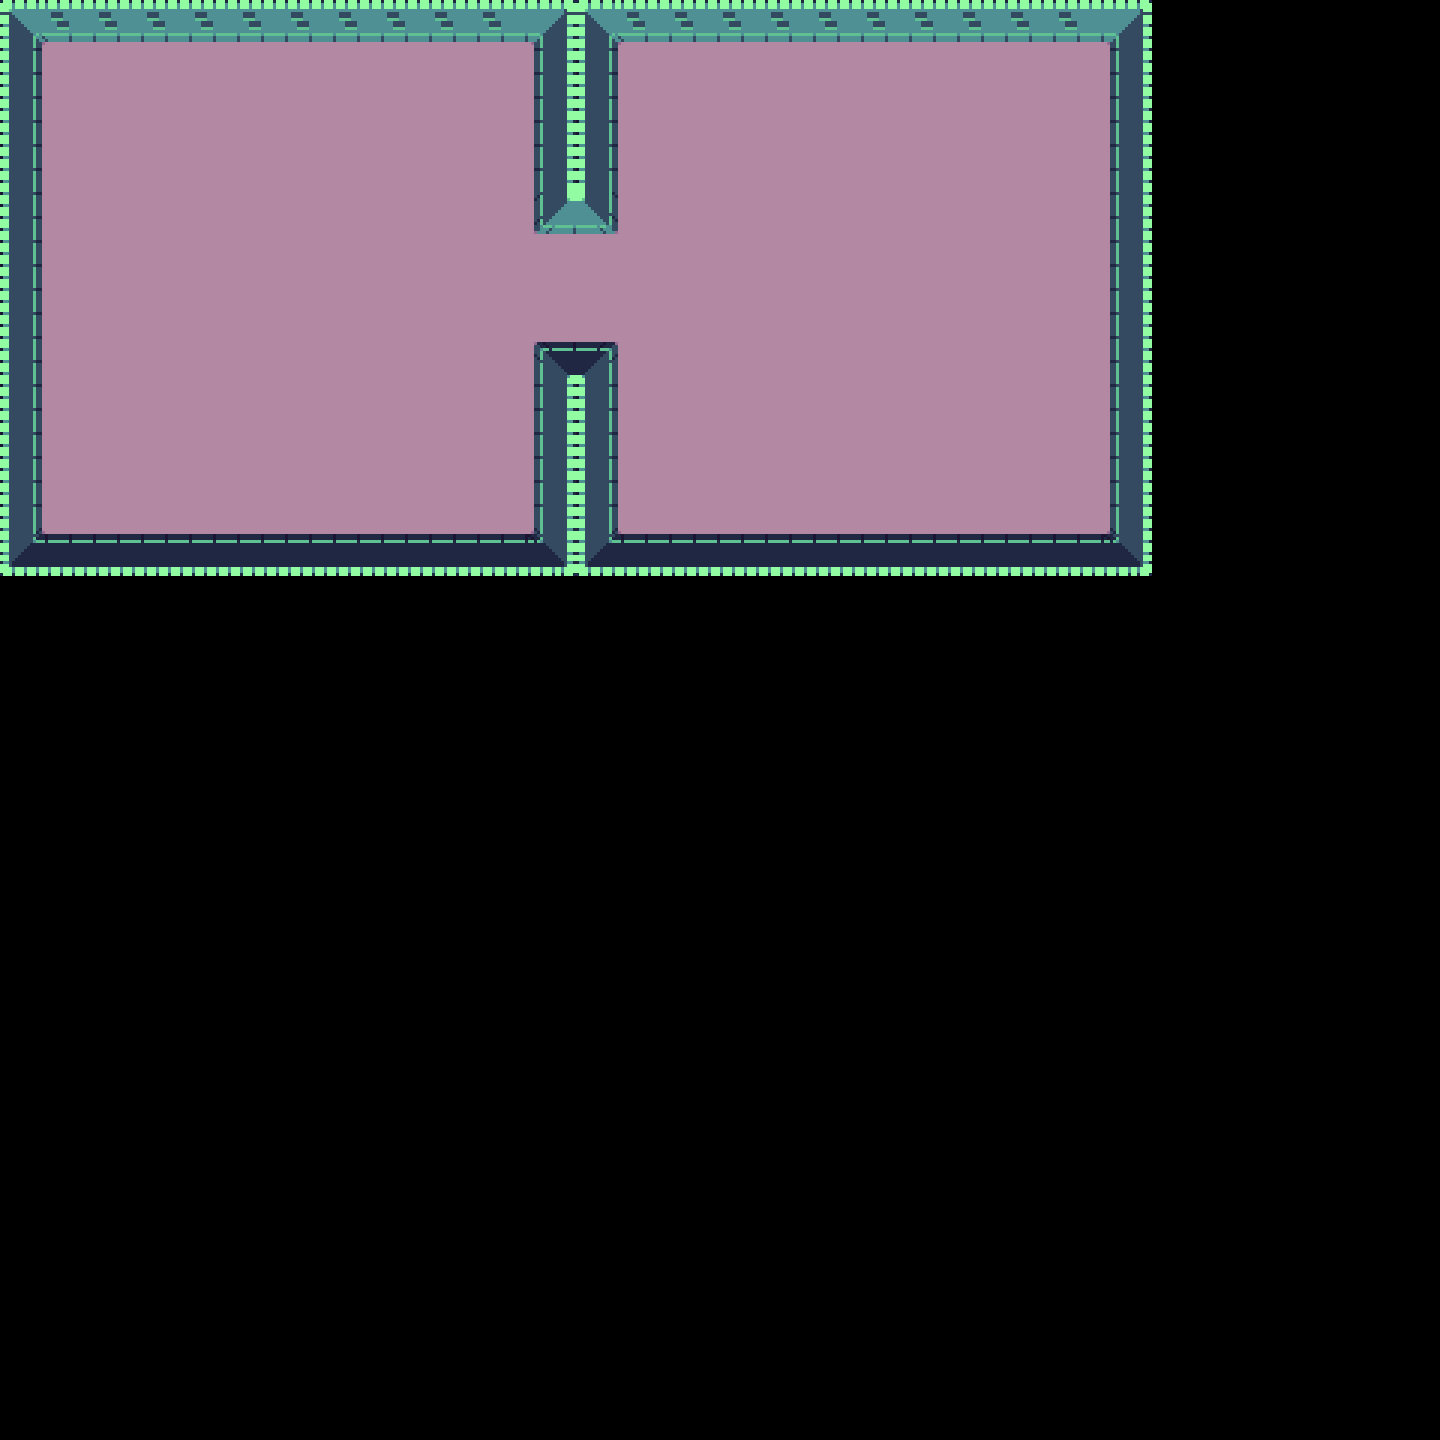

Tiled map render using the project's own tile images. Description and the whole map definition, tile-layer contents included, below:
An orthogonal 30x30 tile map with 48x48 px tiles, 1 tile layer (Calque de Tile 1).

<map version="1.2" tiledversion="1.2.0" orientation="orthogonal" renderorder="right-down" width="30" height="30" tilewidth="48" tileheight="48" infinite="0" nextlayerid="2" nextobjectid="1">
 <tileset firstgid="1" name="dungeon_tiles_3" tilewidth="48" tileheight="48" spacing="2" margin="1" tilecount="247" columns="19">
  <image source="../tilesets/dungeon_tiles_3.png" width="950" height="650" />
 </tileset>
 <layer id="1" name="Calque de Tile 1" width="30" height="30">
  <data encoding="csv">
4,59,59,59,59,59,59,59,59,59,59,5,4,59,59,59,59,59,59,59,59,59,59,5,0,0,0,0,0,0,
22,7,7,7,7,7,7,7,7,7,7,20,22,7,7,7,7,7,7,7,7,7,7,20,0,0,0,0,0,0,
22,7,7,7,7,7,7,7,7,7,7,20,22,7,7,7,7,7,7,7,7,7,7,20,0,0,0,0,0,0,
22,7,7,7,7,7,7,7,7,7,7,20,22,7,7,7,7,7,7,7,7,7,7,20,0,0,0,0,0,0,
22,7,7,7,7,7,7,7,7,7,7,39,41,7,7,7,7,7,7,7,7,7,7,20,0,0,0,0,0,0,
22,7,7,7,7,7,7,7,7,7,7,7,7,7,7,7,7,7,7,7,7,7,7,20,0,0,0,0,0,0,
22,7,7,7,7,7,7,7,7,7,7,7,7,7,7,7,7,7,7,7,7,7,7,20,0,0,0,0,0,0,
22,7,7,7,7,7,7,7,7,7,7,1,3,7,7,7,7,7,7,7,7,7,7,20,0,0,0,0,0,0,
22,7,7,7,7,7,7,7,7,7,7,20,22,7,7,7,7,7,7,7,7,7,7,20,0,0,0,0,0,0,
22,7,7,7,7,7,7,7,7,7,7,20,22,7,7,7,7,7,7,7,7,7,7,20,0,0,0,0,0,0,
22,7,7,7,7,7,7,7,7,7,7,20,22,7,7,7,7,7,7,7,7,7,7,20,0,0,0,0,0,0,
23,2,2,2,2,2,2,2,2,2,2,24,23,2,2,2,2,2,2,2,2,2,2,24,0,0,0,0,0,0,
0,0,0,0,0,0,0,0,0,0,0,0,0,0,0,0,0,0,0,0,0,0,0,0,0,0,0,0,0,0,
0,0,0,0,0,0,0,0,0,0,0,0,0,0,0,0,0,0,0,0,0,0,0,0,0,0,0,0,0,0,
0,0,0,0,0,0,0,0,0,0,0,0,0,0,0,0,0,0,0,0,0,0,0,0,0,0,0,0,0,0,
0,0,0,0,0,0,0,0,0,0,0,0,0,0,0,0,0,0,0,0,0,0,0,0,0,0,0,0,0,0,
0,0,0,0,0,0,0,0,0,0,0,0,0,0,0,0,0,0,0,0,0,0,0,0,0,0,0,0,0,0,
0,0,0,0,0,0,0,0,0,0,0,0,0,0,0,0,0,0,0,0,0,0,0,0,0,0,0,0,0,0,
0,0,0,0,0,0,0,0,0,0,0,0,0,0,0,0,0,0,0,0,0,0,0,0,0,0,0,0,0,0,
0,0,0,0,0,0,0,0,0,0,0,0,0,0,0,0,0,0,0,0,0,0,0,0,0,0,0,0,0,0,
0,0,0,0,0,0,0,0,0,0,0,0,0,0,0,0,0,0,0,0,0,0,0,0,0,0,0,0,0,0,
0,0,0,0,0,0,0,0,0,0,0,0,0,0,0,0,0,0,0,0,0,0,0,0,0,0,0,0,0,0,
0,0,0,0,0,0,0,0,0,0,0,0,0,0,0,0,0,0,0,0,0,0,0,0,0,0,0,0,0,0,
0,0,0,0,0,0,0,0,0,0,0,0,0,0,0,0,0,0,0,0,0,0,0,0,0,0,0,0,0,0,
0,0,0,0,0,0,0,0,0,0,0,0,0,0,0,0,0,0,0,0,0,0,0,0,0,0,0,0,0,0,
0,0,0,0,0,0,0,0,0,0,0,0,0,0,0,0,0,0,0,0,0,0,0,0,0,0,0,0,0,0,
0,0,0,0,0,0,0,0,0,0,0,0,0,0,0,0,0,0,0,0,0,0,0,0,0,0,0,0,0,0,
0,0,0,0,0,0,0,0,0,0,0,0,0,0,0,0,0,0,0,0,0,0,0,0,0,0,0,0,0,0,
0,0,0,0,0,0,0,0,0,0,0,0,0,0,0,0,0,0,0,0,0,0,0,0,0,0,0,0,0,0,
0,0,0,0,0,0,0,0,0,0,0,0,0,0,0,0,0,0,0,0,0,0,0,0,0,0,0,0,0,0
</data>
 </layer>
</map>
